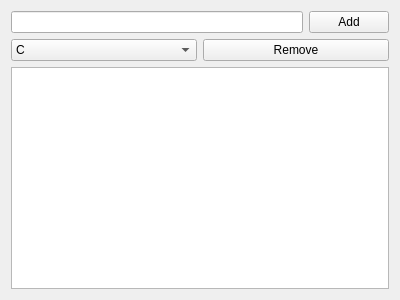
<?xml version="1.0" encoding="UTF-8"?>
<ui version="4.0">
 <class>Form</class>
 <widget class="QWidget" name="Form">
  <property name="geometry">
   <rect>
    <x>0</x>
    <y>0</y>
    <width>400</width>
    <height>300</height>
   </rect>
  </property>
  <property name="windowTitle">
   <string>Form</string>
  </property>
  <layout class="QVBoxLayout" name="verticalLayout">
   <item>
    <layout class="QHBoxLayout" name="horizontalLayout">
     <item>
      <widget class="QLineEdit" name="t1"/>
     </item>
     <item>
      <widget class="QPushButton" name="b1">
       <property name="text">
        <string>Add</string>
       </property>
      </widget>
     </item>
    </layout>
   </item>
   <item>
    <layout class="QHBoxLayout" name="horizontalLayout_2">
     <item>
      <widget class="QComboBox" name="cb1">
       <item>
        <property name="text">
         <string>C</string>
        </property>
       </item>
       <item>
        <property name="text">
         <string>C++</string>
        </property>
       </item>
       <item>
        <property name="text">
         <string>Python</string>
        </property>
       </item>
       <item>
        <property name="text">
         <string>Kotlin</string>
        </property>
       </item>
       <item>
        <property name="text">
         <string>SQL</string>
        </property>
       </item>
       <item>
        <property name="text">
         <string>Java</string>
        </property>
       </item>
      </widget>
     </item>
     <item>
      <widget class="QPushButton" name="b2">
       <property name="text">
        <string>Remove</string>
       </property>
      </widget>
     </item>
    </layout>
   </item>
   <item>
    <widget class="QTextEdit" name="t2"/>
   </item>
  </layout>
 </widget>
 <resources/>
 <connections/>
</ui>
